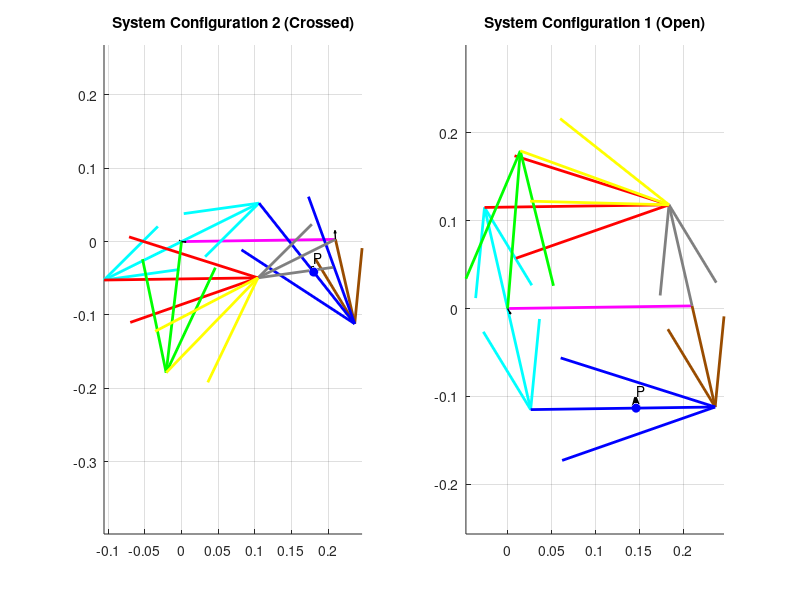

Here is the MATLAB script that generated this plot:
clear all
close all
clc


% 1. GLOBAL PARAMETERS & INPUTS

offset_deg = 0.81;
offset = deg2rad(offset_deg);
d_global = 0.210; % Shared Ground (Pink)

% INPUTS 
w_brown = 4.5;      % Velocity (rad/sec) of Input Link (Brown)
alpha_brown = 3.5;    % Acceleration (rad/sec^2) of Input Link (Brown)

% --- POINT P PARAMETERS ---
p_dist = 0.120;     % Distance 120 mm on Blue Link (Coupler)


% 2. POSITION ANALYSIS................................................


% LOOP 1: 
L1 = 0.210; L2 = 0.118; L3 = 0.210; L4 = 0.118;
d = L1; a = L2; b = L3; c = L4;

theta4_deg = 102.05; 
q_in_L1 = deg2rad(theta4_deg); 

K1=d/c; K2=d/a; K3=(c^2-b^2+a^2+d^2)/(2*c*a); K4=d/b; K5=(a^2-d^2-c^2-b^2)/(2*c*b);

A = cos(q_in_L1) - K1 - K2*cos(q_in_L1) + K3;
B = -2*sin(q_in_L1);
C = K1 - (K2+1)*cos(q_in_L1) + K3;
D_val = cos(q_in_L1) - K1 + K4*cos(q_in_L1) + K5;
E_val = -2*sin(q_in_L1);
F_val = K1 + (K4-1)*cos(q_in_L1) + K5;

det_AC = sqrt(max(0, B^2 - 4*A*C));
det_DF = sqrt(max(0, E_val^2 - 4*D_val*F_val));

% Loop 1: Case 1 (Open)
q2_loc_1 = 2*atan2((-B - det_AC), (2*A));
q3_loc_1 = 2*atan2((-E_val - det_DF), (2*D_val));
T2_Open_L1 = q2_loc_1 + pi + offset; 
T3_Open_L1 = q3_loc_1 + pi + offset; 
T4_Global_L1 = q_in_L1 + pi + offset; 

% Loop 1: Case 2 (Crossed)
q2_loc_2 = 2*atan2((-B + det_AC), (2*A));
q3_loc_2 = 2*atan2((-E_val + det_DF), (2*D_val));
T2_Cross_L1 = q2_loc_2 + pi + offset; 
T3_Cross_L1 = q3_loc_2 + pi + offset; 

% LOOP 2: CALCULATION (Input: Cyan L2 from Loop 1 + 180) 
L1 = 0.210; L2 = 0.118; L3 = 0.210; L4 = 0.118;
d = L1; a = L2; b = L3; c = L4;

theta2_global_Open = rad2deg(T2_Open_L1) + 180;
q_in_Open = deg2rad(theta2_global_Open) - offset;

theta2_global_Cross = rad2deg(T2_Cross_L1) + 180;
q_in_Cross = deg2rad(theta2_global_Cross) - offset;

K1=d/a; K2=d/c; K3=(a^2-b^2+c^2+d^2)/(2*a*c); K4=d/b; K5=(c^2-d^2-a^2-b^2)/(2*a*b);

% Loop 2: Case 1 (Open)
A=cos(q_in_Open)-K1-K2*cos(q_in_Open)+K3;
B=-2*sin(q_in_Open);
C=K1-(K2+1)*cos(q_in_Open)+K3;
D_val=cos(q_in_Open)-K1+K4*cos(q_in_Open)+K5;
E_val=-2*sin(q_in_Open);
F_val=K1+(K4-1)*cos(q_in_Open)+K5;
det_AC_2 = sqrt(max(0, B^2 - 4*A*C));
det_DF_2 = sqrt(max(0, E_val^2 - 4*D_val*F_val));

q4_loc_1 = 2*atan2((-B - det_AC_2), (2*A));
q3_loc_1 = 2*atan2((-E_val - det_DF_2), (2*D_val));
T4_Open_L2 = q4_loc_1 + offset; 
T3_Open_L2 = q3_loc_1 + offset; 

% Loop 2: Case 2 (Crossed)
A=cos(q_in_Cross)-K1-K2*cos(q_in_Cross)+K3;
B=-2*sin(q_in_Cross); C=K1-(K2+1)*cos(q_in_Cross)+K3;
D_val=cos(q_in_Cross)-K1+K4*cos(q_in_Cross)+K5;
E_val=-2*sin(q_in_Cross); 
F_val=K1+(K4-1)*cos(q_in_Cross)+K5;
det_AC_2 = sqrt(max(0, B^2 - 4*A*C));
det_DF_2 = sqrt(max(0, E_val^2 - 4*D_val*F_val));

q4_loc_2 = 2*atan2((-B + det_AC_2), (2*A));
q3_loc_2 = 2*atan2((-E_val + det_DF_2), (2*D_val));
T4_Cross_L2 = q4_loc_2 + offset; 
T3_Cross_L2 = q3_loc_2 + offset; 

% LOOP 3: CALCULATION (Inverted Input: Grey L4 from Loop 2)
L1 = 0.210; L2 = 0.180; L3 = 0.180; L4 = 0.118;
d = L1; a = L2; b = L3; c = L4;

K1=d/c; K2=d/a; K3=(c^2-b^2+a^2+d^2)/(2*c*a); K4=d/b; K5=(c^2-d^2-a^2-b^2)/(2*c*b);

% Loop 3: Case 1 (Open)
q4_local_Open = T4_Open_L2 - offset;
q_in_calc_Open = q4_local_Open - pi; 
A=cos(q_in_calc_Open)-K1-K2*cos(q_in_calc_Open)+K3; 
B=-2*sin(q_in_calc_Open);
C=K1-(K2+1)*cos(q_in_calc_Open)+K3;
det_AC_3 = sqrt(max(0, B^2 - 4*A*C)); 
q2_loc_SWAP = 2*atan2((-B + det_AC_3), (2*A));
R_Coupler_Vec = d + a*exp(1i*q2_loc_SWAP) - c*exp(1i*q_in_calc_Open);
q3_loc_SWAP = angle(R_Coupler_Vec);
T2_Open_L3 = q2_loc_SWAP + pi + offset; 
T3_Open_L3 = q3_loc_SWAP + pi + offset; 

% Loop 3: Case 2 (Crossed)
q4_local_Cross = T4_Cross_L2 - offset;
q_in_calc_Cross = q4_local_Cross - pi; 
A=cos(q_in_calc_Cross)-K1-K2*cos(q_in_calc_Cross)+K3;
B=-2*sin(q_in_calc_Cross); 
C=K1-(K2+1)*cos(q_in_calc_Cross)+K3;
det_AC_3 = sqrt(max(0, B^2 - 4*A*C));
q2_loc_SWAP2 = 2*atan2((-B - det_AC_3), (2*A));
R_Coupler_Vec = d + a*exp(1i*q2_loc_SWAP2) - c*exp(1i*q_in_calc_Cross);
q3_loc_SWAP2 = angle(R_Coupler_Vec);
T2_Cross_L3 = q2_loc_SWAP2 + pi + offset; 
T3_Cross_L3 = q3_loc_SWAP2 + pi + offset; 


% 3. VELOCITY ANALYSIS.........................................


% --- SYSTEM CROSSED ---
% Loop 1 (Crossed): Inverted
L2=0.118; L3=0.210; L4=0.118;
a=L2; b=L3; c=L4;
t2=T2_Cross_L1;
t3=T3_Cross_L1; 
t4=T4_Global_L1;
w4_L1 = w_brown;
w_Cyan_Cross = (c*w4_L1/a)*(sin(t4-t3)/sin(t2-t3));
w_Blue_Cross = (c*w4_L1/b)*(sin(t2-t4)/sin(t2-t3));

% Loop 2 (Crossed): Standard
L2=0.118; L3=0.210; L4=0.118;
a=L2; b=L3; c=L4;
t2=T2_Cross_L1+pi;
t3=T3_Cross_L2;
t4=T4_Cross_L2;
w2_L2 = w_Cyan_Cross;
w_Red_Cross  = (a*w2_L2/b)*(sin(t4-t2)/sin(t3-t4));
w_Grey_Cross = (a*w2_L2/c)*(sin(t2-t3)/sin(t4-t3));

% Loop 3 (Crossed): Inverted
L2=0.180; L3=0.180; L4=0.118; 
a=L2; b=L3; c=L4;
t2=T2_Cross_L3;
t3=T3_Cross_L3;
t4=T4_Cross_L2;
w4_L3 = w_Grey_Cross;
w_Green_Cross  = (c*w4_L3/a)*(sin(t4-t3)/sin(t2-t3));
w_Yellow_Cross = (c*w4_L3/b)*(sin(t2-t4)/sin(t2-t3));

% --- SYSTEM OPEN ---
% Loop 1 (Open): Inverted
L2=0.118; L3=0.210; L4=0.118;
a=L2; b=L3; c=L4;
t2=T2_Open_L1;
t3=T3_Open_L1; 
t4=T4_Global_L1;
w4_L1 = w_brown;
w_Cyan_Open = (c*w4_L1/a)*(sin(t4-t3)/sin(t2-t3));
w_Blue_Open = (c*w4_L1/b)*(sin(t2-t4)/sin(t2-t3));

% Loop 2 (Open): Standard
L2=0.118; L3=0.210; L4=0.118; 
a=L2; b=L3; c=L4;
t2=T2_Open_L1+pi; 
t3=T3_Open_L2; 
t4=T4_Open_L2;
w2_L2 = w_Cyan_Open;
w_Red_Open  = (a*w2_L2/b)*(sin(t4-t2)/sin(t3-t4));
w_Grey_Open = (a*w2_L2/c)*(sin(t2-t3)/sin(t4-t3));

% Loop 3 (Open): Inverted
L2=0.180; L3=0.180; L4=0.118;
a=L2; b=L3; c=L4;
t2=T2_Open_L3; 
t3=T3_Open_L3; 
t4=T4_Open_L2;
w4_L3 = w_Grey_Open;
w_Green_Open  = (c*w4_L3/a)*(sin(t4-t3)/sin(t2-t3));
w_Yellow_Open = (c*w4_L3/b)*(sin(t2-t4)/sin(t2-t3));



% 4. ACCELERATION ANALYSIS........................................

% --- SYSTEM CROSSED ---

% Loop 1 (Crossed) - INVERTED LOGIC
L_In=0.118; L_Cou=0.210; L_Out=0.118; 
a=L_In; b=L_Cou; c=L_Out;
q2=T4_Global_L1; q3=T3_Cross_L1; q4=T2_Cross_L1;
w2=w_brown; w3=w_Blue_Cross; w4=w_Cyan_Cross;
alp2=alpha_brown;

A_val = c*sin(q4); B_val = b*sin(q3);
C_val = a*alp2*sin(q2) + a*w2^2*cos(q2) + b*w3^2*cos(q3) - c*w4^2*cos(q4);
D_val = c*cos(q4); E_val = b*cos(q3);
F_val = a*alp2*cos(q2) - a*w2^2*sin(q2) - b*w3^2*sin(q3) + c*w4^2*sin(q4);

alpha_Cyan_Cross = (C_val*E_val - B_val*F_val)/(A_val*E_val - B_val*D_val); 
alpha_Blue_Cross = (C_val*D_val - A_val*F_val)/(A_val*E_val - B_val*D_val); 

% Loop 2 (Crossed) - STANDARD LOGIC
L_In=0.118; L_Cou=0.210; L_Out=0.118; 
a=L_In; b=L_Cou; c=L_Out;
q2=T2_Cross_L1+pi; q3=T3_Cross_L2; q4=T4_Cross_L2;
w2=w_Cyan_Cross; w3=w_Red_Cross; w4=w_Grey_Cross;
alp2=alpha_Cyan_Cross;

A_val = c*sin(q4); B_val = b*sin(q3);
C_val = a*alp2*sin(q2) + a*w2^2*cos(q2) + b*w3^2*cos(q3) - c*w4^2*cos(q4);
D_val = c*cos(q4); E_val = b*cos(q3);
F_val = a*alp2*cos(q2) - a*w2^2*sin(q2) - b*w3^2*sin(q3) + c*w4^2*sin(q4);
alpha_Grey_Cross = (C_val*E_val - B_val*F_val)/(A_val*E_val - B_val*D_val); 
alpha_Red_Cross  = (C_val*D_val - A_val*F_val)/(A_val*E_val - B_val*D_val); 

% Loop 3 (Crossed) - INVERTED LOGIC
L_In=0.118; L_Cou=0.180; L_Out=0.180; 
a=L_In; b=L_Cou; c=L_Out;
q2=T4_Cross_L2; q3=T3_Cross_L3; q4=T2_Cross_L3;
w2=w_Grey_Cross; w3=w_Yellow_Cross; w4=w_Green_Cross;
alp2=alpha_Grey_Cross;

A_val = c*sin(q4); B_val = b*sin(q3);
C_val = a*alp2*sin(q2) + a*w2^2*cos(q2) + b*w3^2*cos(q3) - c*w4^2*cos(q4);
D_val = c*cos(q4); E_val = b*cos(q3);
F_val = a*alp2*cos(q2) - a*w2^2*sin(q2) - b*w3^2*sin(q3) + c*w4^2*sin(q4);
alpha_Green_Cross = (C_val*E_val - B_val*F_val)/(A_val*E_val - B_val*D_val); 
alpha_Yellow_Cross = (C_val*D_val - A_val*F_val)/(A_val*E_val - B_val*D_val); 

% --- SYSTEM OPEN ---

% Loop 1 (Open) - INVERTED LOGIC
L_In=0.118; L_Cou=0.210; L_Out=0.118;
a=L_In; b=L_Cou; c=L_Out;
q2=T4_Global_L1; q3=T3_Open_L1; q4=T2_Open_L1;
w2=w_brown; w3=w_Blue_Open; w4=w_Cyan_Open;
alp2=alpha_brown;

A_val = c*sin(q4); B_val = b*sin(q3);
C_val = a*alp2*sin(q2) + a*w2^2*cos(q2) + b*w3^2*cos(q3) - c*w4^2*cos(q4);
D_val = c*cos(q4); E_val = b*cos(q3);
F_val = a*alp2*cos(q2) - a*w2^2*sin(q2) - b*w3^2*sin(q3) + c*w4^2*sin(q4);
alpha_Cyan_Open = (C_val*E_val - B_val*F_val)/(A_val*E_val - B_val*D_val);
alpha_Blue_Open = (C_val*D_val - A_val*F_val)/(A_val*E_val - B_val*D_val);

% Loop 2 (Open) - STANDARD LOGIC
L_In=0.118; L_Cou=0.210; L_Out=0.118;
a=L_In; b=L_Cou; c=L_Out;
q2=T2_Open_L1+pi; q3=T3_Open_L2; q4=T4_Open_L2;
w2=w_Cyan_Open; w3=w_Red_Open; w4=w_Grey_Open;
alp2=alpha_Cyan_Open;

A_val = c*sin(q4); B_val = b*sin(q3);
C_val = a*alp2*sin(q2) + a*w2^2*cos(q2) + b*w3^2*cos(q3) - c*w4^2*cos(q4);
D_val = c*cos(q4); E_val = b*cos(q3);
F_val = a*alp2*cos(q2) - a*w2^2*sin(q2) - b*w3^2*sin(q3) + c*w4^2*sin(q4);
alpha_Grey_Open = (C_val*E_val - B_val*F_val)/(A_val*E_val - B_val*D_val);
alpha_Red_Open  = (C_val*D_val - A_val*F_val)/(A_val*E_val - B_val*D_val);

% Loop 3 (Open) - INVERTED LOGIC
L_In=0.118; L_Cou=0.180; L_Out=0.180;
a=L_In; b=L_Cou; c=L_Out;
q2=T4_Open_L2; q3=T3_Open_L3; q4=T2_Open_L3;
w2=w_Grey_Open; w3=w_Yellow_Open; w4=w_Green_Open;
alp2=alpha_Grey_Open;

A_val = c*sin(q4); B_val = b*sin(q3);
C_val = a*alp2*sin(q2) + a*w2^2*cos(q2) + b*w3^2*cos(q3) - c*w4^2*cos(q4);
D_val = c*cos(q4); E_val = b*cos(q3);
F_val = a*alp2*cos(q2) - a*w2^2*sin(q2) - b*w3^2*sin(q3) + c*w4^2*sin(q4);
alpha_Green_Open = (C_val*E_val - B_val*F_val)/(A_val*E_val - B_val*D_val);
alpha_Yellow_Open = (C_val*D_val - A_val*F_val)/(A_val*E_val - B_val*D_val);


% 5. PLOTTING & POINT P ACCELERATION (VISUAL-BASED)........................

figure(1); clf;
AccScale = 200; 
Rot = exp(1i * offset);
R1 = d_global * exp(1i * offset); % Shared Ground


% PLOT 1: SYSTEM CROSSED

subplot(1,2,1); hold on; grid on; axis equal;
title('System Configuration 2 (Crossed)');
plot([0 real(R1)], [0 imag(R1)], 'm-', 'LineWidth', 2); % Ground

% DRAW LOOP 1 VECTORS
L2=0.118; L4=0.118;
V_Cyan_L1 = L2 * exp(1i * T2_Cross_L1);
V_Brown_L1 = L4 * exp(1i * T4_Global_L1);
% Calculate Blue Vector based on Visual drawing logic to prevent 180 flip error
V_Blue_L1 = (R1 + V_Brown_L1) - V_Cyan_L1; 

quiver(0, 0, real(V_Cyan_L1), imag(V_Cyan_L1), 0, 'c', 'LineWidth', 2, 'MaxHeadSize',0.5); 
quiver(real(R1), imag(R1), real(V_Brown_L1), imag(V_Brown_L1), 0, 'Color',[0.6 0.3 0], 'LineWidth', 2, 'MaxHeadSize',0.5); 
quiver(real(V_Cyan_L1), imag(V_Cyan_L1), real(V_Blue_L1), imag(V_Blue_L1), 0, 'b', 'LineWidth', 2, 'MaxHeadSize',0.5); 

% CALCULATE POINT P ACCELERATION 
% 1. Get the exact angle of the blue link as drawn
theta_Blue_Visual = angle(V_Blue_L1);

% 2. Get Acceleration of the Base of Blue Link (Tip of Cyan)
%    A_Cyan_Tip = alpha * j * r - w^2 * r
A_Base_Cyan = L2*alpha_Cyan_Cross*1i*exp(1i*T2_Cross_L1) - L2*w_Cyan_Cross^2*exp(1i*T2_Cross_L1);

% 3. Calculate Relative Acceleration of P
%    Using visual angle ensures direction is correct
A_P_Normal = -p_dist * w_Blue_Cross^2 * exp(1i*theta_Blue_Visual);
A_P_Tang   = p_dist * alpha_Blue_Cross * 1i * exp(1i*theta_Blue_Visual);

% 4. Total Linear Acceleration of P
Acc_P_Total_Cross = A_Base_Cyan + A_P_Normal + A_P_Tang;

% PLOT POINT P 
Pos_P_Cross = V_Cyan_L1 + p_dist * exp(1i * theta_Blue_Visual);
plot(real(Pos_P_Cross), imag(Pos_P_Cross), 'bo', 'MarkerFaceColor', 'b'); 
text(real(Pos_P_Cross), imag(Pos_P_Cross)+0.02, 'P');
quiver(real(Pos_P_Cross), imag(Pos_P_Cross), ...
       real(Acc_P_Total_Cross)/AccScale, imag(Acc_P_Total_Cross)/AccScale, ...
       0, 'k', 'LineWidth', 2, 'MaxHeadSize', 0.5);

% Draw Acceleration Vectors for joints (Optional/Existing)
AC_Brown = L4*alpha_brown*1i*exp(1i*T4_Global_L1) - L4*w_brown^2*exp(1i*T4_Global_L1);
quiver(real(R1), imag(R1), real(AC_Brown)/AccScale, imag(AC_Brown)/AccScale, 0, 'k', 'LineWidth', 1);
quiver(0, 0, real(A_Base_Cyan)/AccScale, imag(A_Base_Cyan)/AccScale, 0, 'k', 'LineWidth', 1);

% Draw Other Loops (Visual Only)
V_Cyan_L2 = L2 * exp(1i * deg2rad(rad2deg(T2_Cross_L1) + 180)); 
V_Grey_L2 = L4 * exp(1i * T4_Cross_L2);
V_Red_L2 = (R1 + V_Grey_L2) - V_Cyan_L2;
quiver(0, 0, real(V_Cyan_L2), imag(V_Cyan_L2), 0, 'c', 'LineWidth', 2, 'MaxHeadSize',0.5); 
quiver(real(R1), imag(R1), real(V_Grey_L2), imag(V_Grey_L2), 0, 'Color', [0.5 0.5 0.5], 'LineWidth', 2, 'MaxHeadSize',0.5); 
quiver(real(V_Cyan_L2), imag(V_Cyan_L2), real(V_Red_L2), imag(V_Red_L2), 0, 'r', 'LineWidth', 2, 'MaxHeadSize',0.5); 

L2=0.180; L4=0.118;
V_Grey_sys = L4 * exp(1i * T4_Cross_L2); 
V_Green_sys = L2 * exp(1i * T2_Cross_L3); 
V_Yellow_sys = (R1 + V_Grey_sys) - V_Green_sys;
quiver(0, 0, real(V_Green_sys), imag(V_Green_sys), 0, 'g', 'LineWidth', 2, 'MaxHeadSize',0.5); 
quiver(real(V_Green_sys), imag(V_Green_sys), real(V_Yellow_sys), imag(V_Yellow_sys), 0, 'y', 'LineWidth', 2, 'MaxHeadSize',0.5); 
AC_Green = L2*alpha_Green_Cross*1i*exp(1i*T2_Cross_L3) - L2*w_Green_Cross^2*exp(1i*T2_Cross_L3);
quiver(0, 0, real(AC_Green)/AccScale, imag(AC_Green)/AccScale, 0, 'k', 'LineWidth', 1);


% PLOT 2: SYSTEM OPEN

subplot(1,2,2); hold on; grid on; axis equal;
title('System Configuration 1 (Open)');
plot([0 real(R1)], [0 imag(R1)], 'm-', 'LineWidth', 2); % Ground

%  DRAW LOOP 1 VECTORS
L2=0.118; L4=0.118;
V_Cyan_L1 = L2 * exp(1i * T2_Open_L1);
V_Brown_L1 = L4 * exp(1i * T4_Global_L1);
V_Blue_L1 = (R1 + V_Brown_L1) - V_Cyan_L1;

quiver(0, 0, real(V_Cyan_L1), imag(V_Cyan_L1), 0, 'c', 'LineWidth', 2, 'MaxHeadSize',0.5); 
quiver(real(R1), imag(R1), real(V_Brown_L1), imag(V_Brown_L1), 0, 'Color',[0.6 0.3 0], 'LineWidth', 2, 'MaxHeadSize',0.5); 
quiver(real(V_Cyan_L1), imag(V_Cyan_L1), real(V_Blue_L1), imag(V_Blue_L1), 0, 'b', 'LineWidth', 2, 'MaxHeadSize',0.5); 

% CALCULATE POINT P ACCELERATION (VISUAL-BASED)
theta_Blue_Visual_Open = angle(V_Blue_L1);

A_Base_Cyan = L2*alpha_Cyan_Open*1i*exp(1i*T2_Open_L1) - L2*w_Cyan_Open^2*exp(1i*T2_Open_L1);

A_P_Normal = -p_dist * w_Blue_Open^2 * exp(1i*theta_Blue_Visual_Open);
A_P_Tang   = p_dist * alpha_Blue_Open * 1i * exp(1i*theta_Blue_Visual_Open);

Acc_P_Total_Open = A_Base_Cyan + A_P_Normal + A_P_Tang;

% PLOT POINT P 
Pos_P_Open = V_Cyan_L1 + p_dist * exp(1i * theta_Blue_Visual_Open);
plot(real(Pos_P_Open), imag(Pos_P_Open), 'bo', 'MarkerFaceColor', 'b'); 
text(real(Pos_P_Open), imag(Pos_P_Open)+0.02, 'P');
quiver(real(Pos_P_Open), imag(Pos_P_Open), ...
       real(Acc_P_Total_Open)/AccScale, imag(Acc_P_Total_Open)/AccScale, ...
       0, 'k', 'LineWidth', 2, 'MaxHeadSize', 0.5);

% Draw Other Loops
V_Cyan_L2 = L2 * exp(1i * deg2rad(rad2deg(T2_Open_L1) + 180)); 
V_Grey_L2 = L4 * exp(1i * T4_Open_L2);
V_Red_L2 = (R1 + V_Grey_L2) - V_Cyan_L2;
quiver(0, 0, real(V_Cyan_L2), imag(V_Cyan_L2), 0, 'c', 'LineWidth', 2, 'MaxHeadSize',0.5); 
quiver(real(R1), imag(R1), real(V_Grey_L2), imag(V_Grey_L2), 0, 'Color', [0.5 0.5 0.5], 'LineWidth', 2, 'MaxHeadSize',0.5); 
quiver(real(V_Cyan_L2), imag(V_Cyan_L2), real(V_Red_L2), imag(V_Red_L2), 0, 'r', 'LineWidth', 2, 'MaxHeadSize',0.5); 

L2=0.180; L4=0.118;
V_Grey_sys = L4 * exp(1i * T4_Open_L2);
V_Green_sys = L2 * exp(1i * T2_Open_L3);
V_Yellow_sys = (R1 + V_Grey_sys) - V_Green_sys;
quiver(0, 0, real(V_Green_sys), imag(V_Green_sys), 0, 'g', 'LineWidth', 2, 'MaxHeadSize',0.5); 
quiver(real(V_Green_sys), imag(V_Green_sys), real(V_Yellow_sys), imag(V_Yellow_sys), 0, 'y', 'LineWidth', 2, 'MaxHeadSize',0.5);

AC_Green = L2*alpha_Green_Open*1i*exp(1i*T2_Open_L3) - L2*w_Green_Open^2*exp(1i*T2_Open_L3);
quiver(0, 0, real(AC_Green)/AccScale, imag(AC_Green)/AccScale, 0, 'k', 'LineWidth', 1);


%  DISPLAY RESULTS............................................................


disp(['FULL MECHANISM RESULTS (Input Theta4 = ' num2str(theta4_deg) ')']);
disp(['Input Velocity w_brown = ' num2str(w_brown) ' rad/s']);

disp('--- CROSSED CIRCUIT (Position & Velocity & Acceleration) ---');
disp('  L1 Blue  (In) :');
disp(['     Pos = ' num2str(rad2deg(T4_Global_L1), '%.2f') ' deg']);
disp(['     Vel = ' num2str(w_brown, '%.3f') ' rad/s']);
disp(['     Acc = ' num2str(alpha_brown, '%.3f') ' rad/s^2']);

disp('  L1 Cyan   (Out):');
disp(['     Pos = ' num2str(rad2deg(T2_Cross_L1), '%.2f') ' deg']);
disp(['     Vel = ' num2str(w_Cyan_Cross, '%.3f') ' rad/s']);
disp(['     Acc = ' num2str(alpha_Cyan_Cross, '%.3f') ' rad/s^2']);

disp('  ----------------');
disp('  L2 Grey   (Out):');
disp(['     Pos = ' num2str(rad2deg(T4_Cross_L2), '%.2f') ' deg']);
disp(['     Vel = ' num2str(w_Grey_Cross, '%.3f') ' rad/s']);
disp(['     Acc = ' num2str(alpha_Grey_Cross, '%.3f') ' rad/s^2']);

disp('  L2 Red    (Cou):');
disp(['     Pos = ' num2str(rad2deg(T3_Cross_L2), '%.2f') ' deg']);
disp(['     Vel = ' num2str(w_Red_Cross, '%.3f') ' rad/s']);
disp(['     Acc = ' num2str(alpha_Red_Cross, '%.3f') ' rad/s^2']);

disp('  ----------------');
disp('  L3 Green  (Out):');
disp(['     Pos = ' num2str(rad2deg(T2_Cross_L3), '%.2f') ' deg']);
disp(['     Vel = ' num2str(w_Green_Cross, '%.3f') ' rad/s']);
disp(['     Acc = ' num2str(alpha_Green_Cross, '%.3f') ' rad/s^2']);

disp('  L3 Yellow (Cou):');
disp(['     Pos = ' num2str(rad2deg(T3_Cross_L3), '%.2f') ' deg']);
disp(['     Vel = ' num2str(w_Yellow_Cross, '%.3f') ' rad/s']);
disp(['     Acc = ' num2str(alpha_Yellow_Cross, '%.3f') ' rad/s^2']);

disp('  ----------------');
disp('  POINT P (Blue Link 112mm):');
disp(['     Acc Magnitude = ' num2str(abs(Acc_P_Total_Cross), '%.3f') ' m/s^2']);
disp(['     Acc Angle     = ' num2str(rad2deg(angle(Acc_P_Total_Cross)), '%.2f') ' deg']);

disp(' ');
disp('--- OPEN CIRCUIT (Position & Velocity & Acceleration) ---');
disp('  L1 Blue (In) :');
disp(['     Pos = ' num2str(rad2deg(T4_Global_L1), '%.2f') ' deg']);
disp(['     Vel = ' num2str(w_brown, '%.3f') ' rad/s']);
disp(['     Acc = ' num2str(alpha_brown, '%.3f') ' rad/s^2']);

disp('  L1 Cyan   (Out):');
disp(['     Pos = ' num2str(rad2deg(T2_Open_L1), '%.2f') ' deg']);
disp(['     Vel = ' num2str(w_Cyan_Open, '%.3f') ' rad/s']);
disp(['     Acc = ' num2str(alpha_Cyan_Open, '%.3f') ' rad/s^2']);

disp('  ----------------');
disp('  L2 Grey   (Out):');
disp(['     Pos = ' num2str(rad2deg(T4_Open_L2), '%.2f') ' deg']);
disp(['     Vel = ' num2str(w_Grey_Open, '%.3f') ' rad/s']);
disp(['     Acc = ' num2str(alpha_Grey_Open, '%.3f') ' rad/s^2']);

disp('  L2 Red    (Cou):');
disp(['     Pos = ' num2str(rad2deg(T3_Open_L2), '%.2f') ' deg']);
disp(['     Vel = ' num2str(w_Red_Open, '%.3f') ' rad/s']);
disp(['     Acc = ' num2str(alpha_Red_Open, '%.3f') ' rad/s^2']);

disp('  ----------------');
disp('  L3 Green  (Out):');
disp(['     Pos = ' num2str(rad2deg(T2_Open_L3), '%.2f') ' deg']);
disp(['     Vel = ' num2str(w_Green_Open, '%.3f') ' rad/s']);
disp(['     Acc = ' num2str(alpha_Green_Open, '%.3f') ' rad/s^2']);

disp('  L3 Yellow (Cou):');
disp(['     Pos = ' num2str(rad2deg(T3_Open_L3), '%.2f') ' deg']);
disp(['     Vel = ' num2str(w_Yellow_Open, '%.3f') ' rad/s']);
disp(['     Acc = ' num2str(alpha_Yellow_Open, '%.3f') ' rad/s^2']);

disp('  ----------------');
disp('  POINT P (Blue Link 112mm):');
disp(['     Acc Magnitude = ' num2str(abs(Acc_P_Total_Open), '%.3f') ' m/s^2']);
disp(['     Acc Angle     = ' num2str(rad2deg(angle(Acc_P_Total_Open)), '%.2f') ' deg']);
